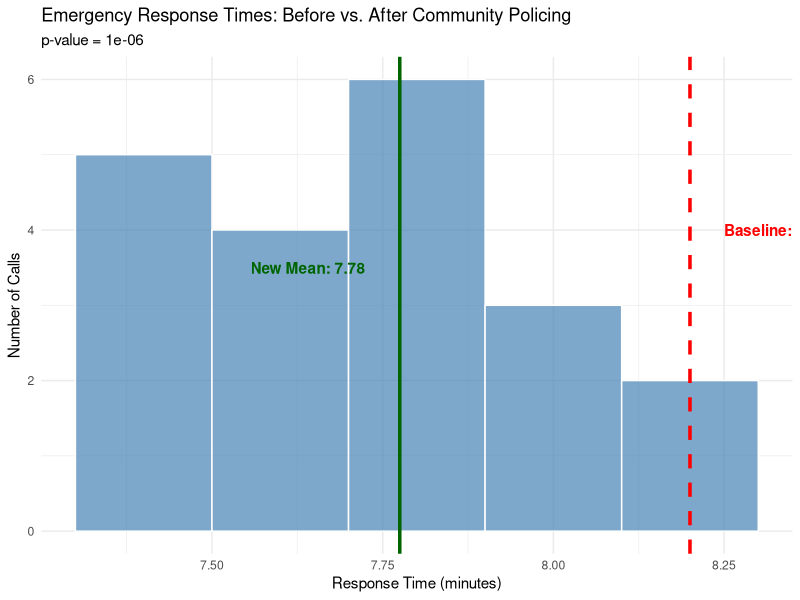

Source code (R):
## ---- chunk 1
knitr::opts_chunk$set(echo = TRUE, warning = FALSE, message = FALSE)
## ---- chunk 2
library(tidyverse)
## ---- chunk 3
# Response times (in minutes) after the community policing program
response_times <- c(
  7.8, 8.1, 7.5, 7.9, 8.3,
  7.6, 7.4, 8.0, 7.7, 7.8,
  8.2, 7.3, 7.9, 7.5, 8.1,
  7.6, 7.8, 7.4, 7.7, 7.9
)

# Known baseline (before the program)
baseline_mean <- 8.2
baseline_sd <- 1.5

# Create a tibble
response_data <- tibble(
  call_number = 1:20,
  response_time = response_times
)

response_data
## ---- chunk 4
summary_stats <- response_data |>
  summarize(
    sample_size = n(),
    sample_mean = mean(response_time),
    sample_sd = sd(response_time),
    standard_error = sample_sd / sqrt(sample_size)
  )

summary_stats
## ---- chunk 5
# Set our significance level
alpha <- 0.05

# Perform the t-test
t_test_result <- t.test(
  response_data$response_time,
  mu = 8.2,
  alternative = "less"
)

t_test_result
## ---- chunk 6
# Extract key values
p_value <- t_test_result$p.value

results <- tibble(
  `Baseline mean` = paste(baseline_mean, "minutes"),
  `New mean` = paste(round(summary_stats$sample_mean, 2), "minutes"),
  `Difference` = paste(round(baseline_mean - summary_stats$sample_mean, 2), "minutes"),
  `p-value` = round(p_value, 6),
  `Significant?` = if_else(p_value < alpha, "Yes - reject null hypothesis", "No - fail to reject")
)

results
## ---- chunk 7
ggplot(response_data, aes(x = response_time)) +
  geom_histogram(binwidth = 0.2, fill = "steelblue", color = "white", alpha = 0.7) +
  geom_vline(xintercept = baseline_mean, color = "red", linetype = "dashed", size = 1.2) +
  geom_vline(xintercept = summary_stats$sample_mean, color = "darkgreen", size = 1.2) +
  annotate("text", x = baseline_mean + 0.05, y = 4,
           label = paste("Baseline:", baseline_mean),
           color = "red", hjust = 0, fontface = "bold") +
  annotate("text", x = summary_stats$sample_mean - 0.05, y = 3.5,
           label = paste("New Mean:", round(summary_stats$sample_mean, 2)),
           color = "darkgreen", hjust = 1, fontface = "bold") +
  labs(
    title = "Emergency Response Times: Before vs. After Community Policing",
    subtitle = paste0("p-value = ", round(p_value, 6)),
    x = "Response Time (minutes)",
    y = "Number of Calls"
  ) +
  theme_minimal()
## ---- chunk 8
effect_size <- (8.2 - summary_stats$sample_mean) / 1.5

effect_size_interpretation <- case_when(
  abs(effect_size) < 0.2 ~ "Negligible",
  abs(effect_size) < 0.5 ~ "Small",
  abs(effect_size) < 0.8 ~ "Medium",
  TRUE ~ "Large"
)

tibble(
  `Cohen's d` = round(effect_size, 3),
  `Interpretation` = effect_size_interpretation,
  `Difference in minutes` = round(baseline_mean - summary_stats$sample_mean, 2),
  `Difference in seconds` = round((baseline_mean - summary_stats$sample_mean) * 60, 0)
)
